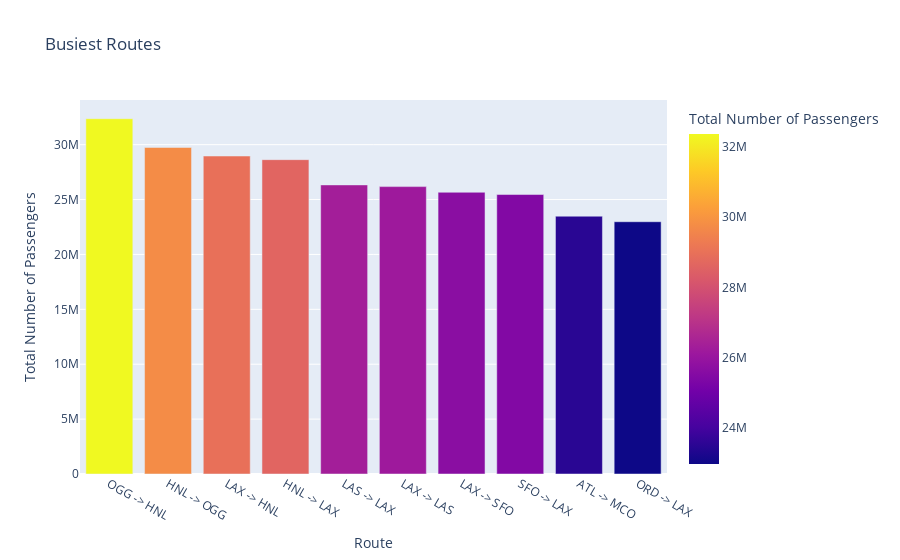

This figure's notebook cell:
### Markdown cell above
**Function**  `analysis_traffic_passengers(df)`

The `analysis_traffic_passengers` function analyzes passenger traffic data for flight routes and generates several outputs to help understand the busiest routes, average passengers per route, and least traveled routes:

-  The function takes in a *DataFrame* containing flight data and an optional parameter, `number_of_busiest_routes` (default set to 10), to define how many routes to display. 

- **Busiest Routes** (by Total Passengers):

    - The data is grouped by origin and destination airports, and the total number of passengers per route is calculated.

    - The routes are sorted by total passengers in descending order, and the top `number_of_busiest_routes` routes are selected.
    
    - A new column, `Route`, is created by combining the origin and destination airports for easy display.

    - A Plotly bar plot is generated to visualize the busiest routes with the total number of passengers.

- **Average Traffic Per Route**:

    - The function calculates the average number of passengers per route by grouping the data by origin and destination airports.

    - The routes are sorted by average passengers in descending order to identify the busiest routes in terms of average passengers.

    - Similarly, the routes with the least average passengers are sorted in ascending order.

### Code cell
df_sorted_passengers, fig, df_most_traffic, df_least_traffic = functions.analysis_traffic_passengers(df) 
fig.show()

### Figure 1 — Plotly figure (JSON) as saved in the notebook; plotly's stock layout.template omitted (floating-point values rounded to 4 significant figures)
{"data": [{"alignmentgroup": "True", "hovertemplate": "Route=%{x}<br>Total Number of Passengers=%{marker.color}<extra></extra>", "legendgroup": "", "marker": {"color": [32364612, 29744742, 28964154, 28632161, 26333721, 26177809, 25661782, 25458207, 23483751, 22979359], "coloraxis": "coloraxis", "pattern": {"shape": ""}}, "name": "", "offsetgroup": "", "orientation": "v", "showlegend": false, "textposition": "auto", "type": "bar", "x": ["OGG -> HNL", "HNL -> OGG", "LAX -> HNL", "HNL -> LAX", "LAS -> LAX", "LAX -> LAS", "LAX -> SFO", "SFO -> LAX", "ATL -> MCO", "ORD -> LAX"], "xaxis": "x", "y": [32364612, 29744742, 28964154, 28632161, 26333721, 26177809, 25661782, 25458207, 23483751, 22979359], "yaxis": "y"}], "layout": {"barmode": "group", "coloraxis": {"colorbar": {"title": {"text": "Total Number of Passengers"}}, "colorscale": [[0, "#0d0887"], [0.1111, "#46039f"], [0.2222, "#7201a8"], [0.3333, "#9c179e"], [0.4444, "#bd3786"], [0.5556, "#d8576b"], [0.6667, "#ed7953"], [0.7778, "#fb9f3a"], [0.8889, "#fdca26"], [1, "#f0f921"]]}, "legend": {"tracegroupgap": 0}, "title": {"text": "Busiest Routes"}, "xaxis": {"anchor": "y", "domain": [0, 1], "title": {"text": "Route"}}, "yaxis": {"anchor": "x", "domain": [0, 1], "title": {"text": "Total Number of Passengers"}}}}
